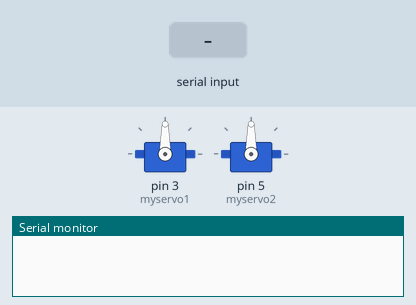
This sketch was run on a simulated Arduino Uno, built with avr-gcc and run on an emulated ATmega328P. On the bench: 2 × servo, the last lines printed to the serial monitor. The test bench sets the inputs (shaded band).

Above: at 1.2 s.
1.3 s: "90,45," received over Serial
At 4.1 s:
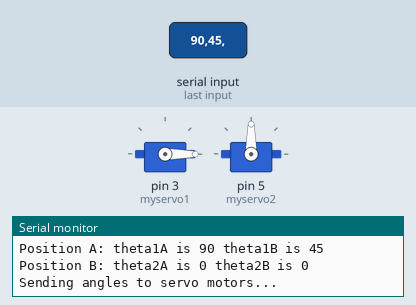
At 5.1 s:
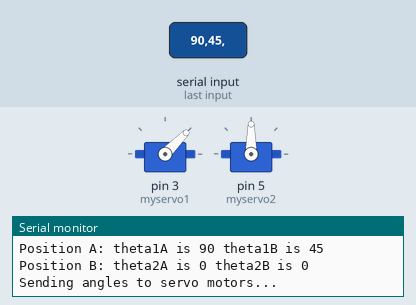
Timing chart, 0 to 10.9 s (numbered marks = the images above; inputs shaded):
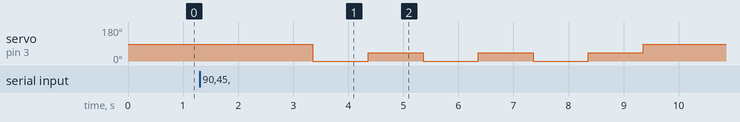

The sketch:

Forward_Kinematics_2R_Toggle_betn_positions.ino
```cpp
// Forward kinematics toggle between positions A and B
// Vyankatesh Ashtekar, IIT Kanpur, July 2022

// Burn the code on Arduino Uno board
// PWM pin no. 1 and 3 are used

// Open serial monitor
// Type this in serial monitor: theta1A,theta1B,theta2A,theta2B <Press Enter>
// This means robot will toggle between configurations (theta1A,theta2A) and (theta1B,theta2B)

#include <Servo.h>
#include<math.h>

Servo myservo1, myservo2;

void setup() {
  Serial.begin(9600);
  // PWM pin no. 3 for motor 1
  myservo1.attach(3);
  // PWM pin no. 5 for motor 2
  myservo2.attach(5);

}

void loop() {

  if (Serial.available() > 0)
  {
    String theta1Adegree = Serial.readStringUntil(',');
    String theta1Bdegree = Serial.readStringUntil(',');
    String theta2Adegree = Serial.readStringUntil(',');
    String theta2Bdegree = Serial.readStringUntil('\0');
    Serial.read();
    int theta1Ad = theta1Adegree.toInt();
    int theta1Bd = theta1Bdegree.toInt();
    int theta2Ad = theta2Adegree.toInt();
    int theta2Bd = theta2Bdegree.toInt();
    Serial.print("Position A: ");
    Serial.print("theta1A is ");
    Serial.print(theta1Ad);
    Serial.print(" theta1B is ");
    Serial.print(theta1Bd);
    Serial.println();

    Serial.print("Position B: ");
    Serial.print("theta2A is ");
    Serial.print(theta2Ad);
    Serial.print(" theta2B is ");
    Serial.print(theta2Bd);
    Serial.println();

    //    Serial.println("Enter angles for Position B");
    //
    //    String theta1Bdegree = Serial.readStringUntil(',');
    //    Serial.read();
    //    String theta2Bdegree = Serial.readStringUntil('\0');
    //    int theta1Bd = theta1Bdegree.toInt();
    //    int theta2Bd = theta2Bdegree.toInt();
    //    Serial.print("theta1B is ");
    //    Serial.println(theta1Bd);
    //    Serial.print("theta2B is ");
    //    Serial.println(theta2Bd);


    // 180 deg - argument because the motors are mounted upside down
    // so CW becomes CCW and vice versa
    // 90 deg offset becuase we want to have both elbow up an down solution demo in inverse kinematics
    int theta1As = 180 - (theta1Ad + 90);
    int theta2As = 180 - (theta2Ad + 90);
    int theta1Bs = 180 - (theta1Bd + 90);
    int theta2Bs = 180 - (theta2Bd + 90);
    if (abs(theta1Ad) > 90 || abs(theta2Ad) > 90 || abs(theta1Bd) > 90 || abs(theta2Bd) > 90)
    {
      Serial.println("Servo angles should be between [-90deg, +90deg]");
      Serial.println("Either of the thetas is out of range");
    }
    else {
      //      String stopper = Serial.readStringUntil('\0');
      //      int stopp = stopper.toInt();
      int n = 3;
      int idx = 0;
      Serial.println("Sending angles to servo motors...");
      while (idx < n) {
        idx++;
        myservo1.write(theta1As);
        myservo2.write(theta2As);
        delay(1000);
        myservo1.write(theta1Bs);
        myservo2.write(theta2Bs);
        delay(1000);

      }
      myservo1.write(90);
      myservo2.write(90);
    }
  }

}
```

Measured:
- after the input at 1.3 s, servo on pin 3 (myservo1): 90° → 0° after 2.1 s, then repeats every 2.0 s: 45° 1.0 s, 0° 1.0 s, until it stays 90° from 9.4 s
